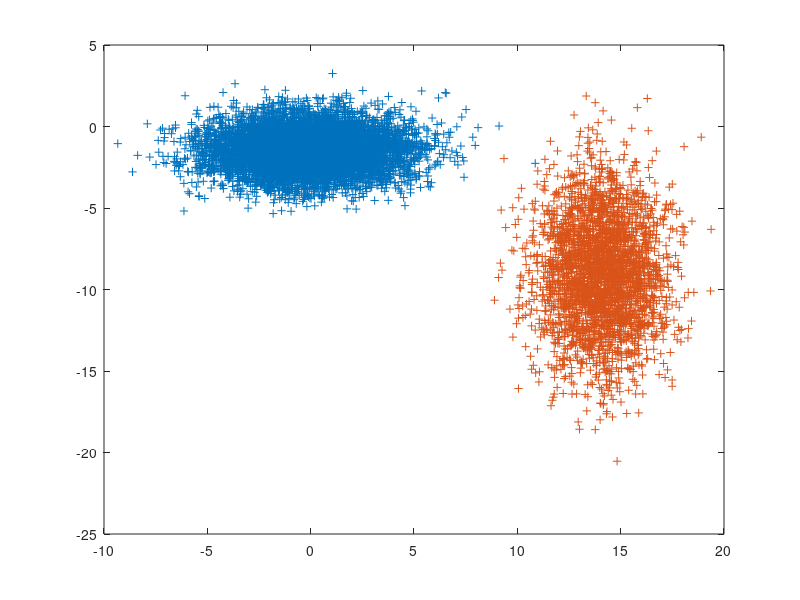

The MATLAB script that drew this image:
clear;
clc;
close all;
data_size=10^4;
data_size_1=data_size*(70/100);
data_size_2=data_size-data_size_1;

train_data_size=data_size*(10/100);

dimensions=2;

span_mu=10;
span_var=10;

mu_1=2*span_mu*rand(1,dimensions)-span_mu;
var_1=span_var*rand(1,dimensions);
mu_2=2*span_mu*rand(1,dimensions)-span_mu;
for ii=1:dimensions
    if(mu_1(ii)+var_1(ii)>mu_2(ii)&&mu_1(ii)-var_1(ii)<mu_2(ii))
        disp('displaced');
        if(mu_2(ii)>mu_1(ii))
            mu_2(ii)=mu_2(ii)+2*var_1(ii);
        else
            mu_2(ii)=mu_2(ii)-2*var_1(ii);
        end
    end
end
var_2=span_var*rand(1,dimensions);

data_1=(var_1.^(1/2)).*randn(data_size_1,dimensions)+mu_1;
data_2=(var_2.^(1/2)).*randn(data_size_2,dimensions)+mu_2;
data_1=[data_1, ones(data_size_1,1)];
data_2=[data_2,-1.*ones(data_size_2,1)];

plot(data_1(:,1),data_1(:,2),'+');
hold on;
plot(data_2(:,1),data_2(:,2),'+');

total_data=[data_1;data_2];
data_validation=total_data;
perm=randperm(data_size,train_data_size);
data_validation(perm,:)=[];
train_data=total_data(perm,:);